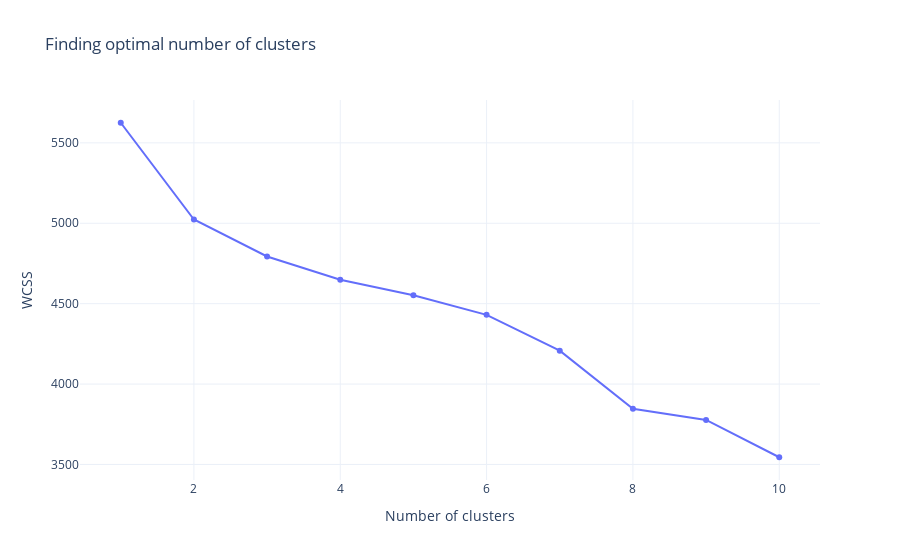

Notebook code for this chart:
### Markdown cell above
## Modelado

### Code cell
elbow_plot(data_aj,n=10,scaled_data=False)

### Figure 1 — Plotly figure (JSON) as saved in the notebook; plotly's stock layout.template omitted (floating-point values rounded to 4 significant figures)
{"data": [{"hovertemplate": "n_clusters=%{x}<br>WCSS=%{y}<extra></extra>", "legendgroup": "", "line": {"color": "#636efa", "dash": "solid"}, "marker": {"symbol": "circle"}, "mode": "lines+markers", "name": "", "orientation": "v", "showlegend": false, "type": "scatter", "x": [1, 2, 3, 4, 5, 6, 7, 8, 9, 10], "xaxis": "x", "y": [5625, 5023.0, 4793.0, 4649.0, 4553.0, 4430.0, 4208.0, 3846.0, 3777.0, 3545.0], "yaxis": "y"}], "layout": {"legend": {"tracegroupgap": 0}, "title": {"text": "Finding optimal number of clusters"}, "xaxis": {"anchor": "y", "domain": [0, 1], "title": {"text": "Number of clusters"}}, "yaxis": {"anchor": "x", "domain": [0, 1], "title": {"text": "WCSS"}}}}
